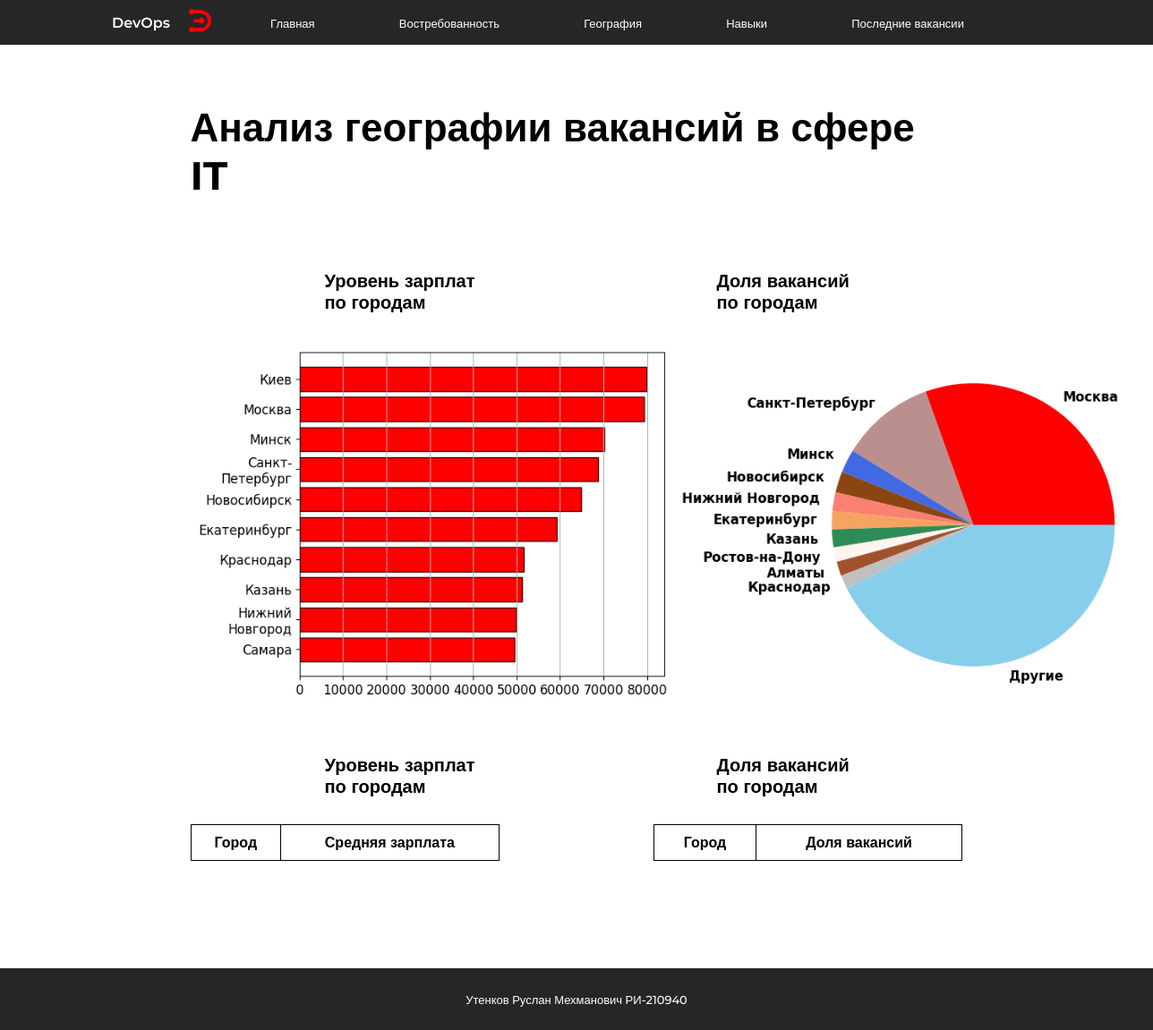
/Geography, run on an earlier commit of the app's database.
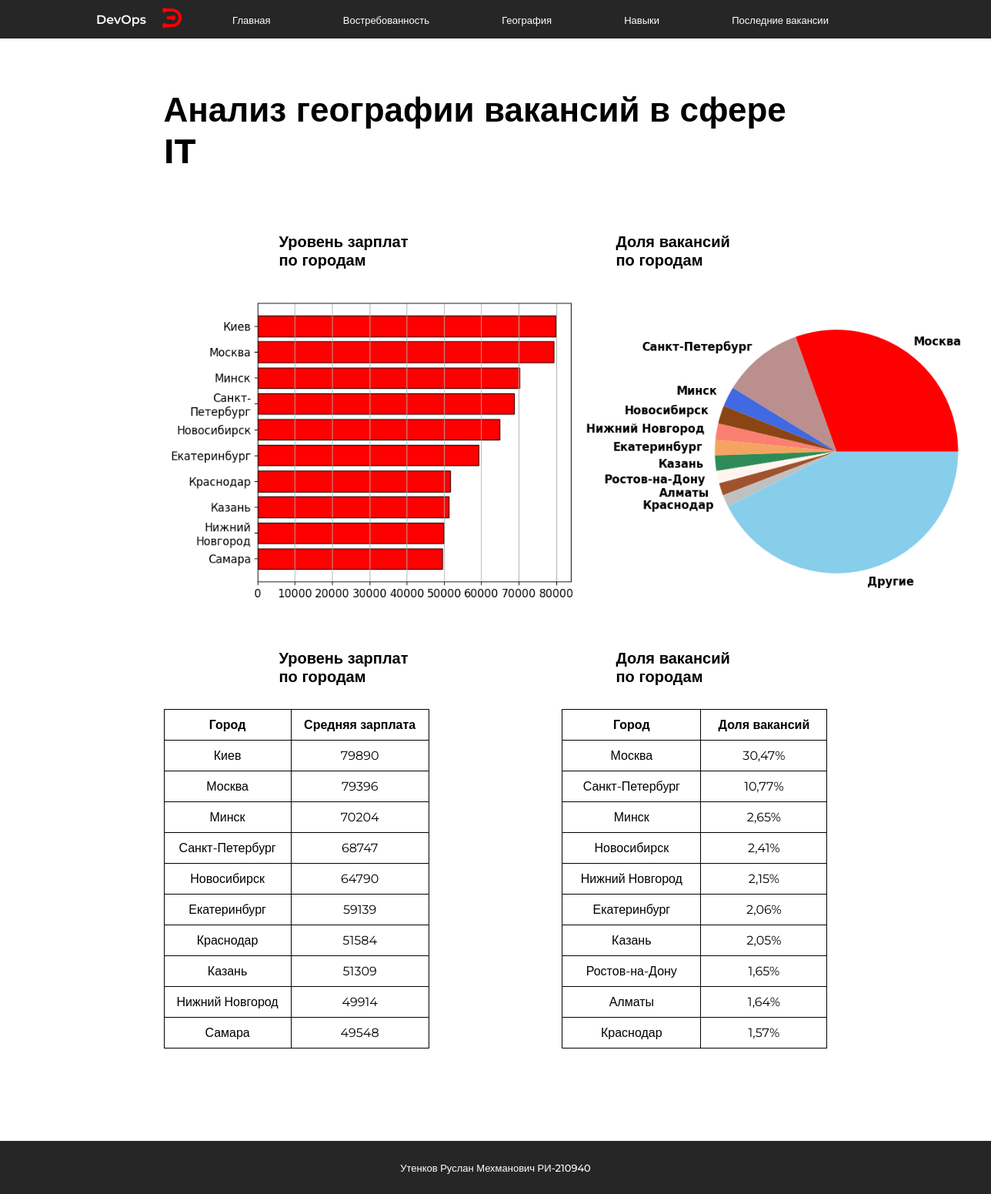
And on a later commit of the database.
### main/models.py (models this page shows, shortened)
class AreaSalaryAnalyze(models.Model):
    area = models.TextField('Название города')
    salary = models.PositiveIntegerField('Средняя зарплата')
    class Meta:
        verbose_name = 'Статистика'
        verbose_name_plural = 'Динамика уровня зарплат по городам'

class AreaNumberAnalyze(models.Model):
    area = models.TextField('Название города')
    stake = models.DecimalField('Доля', max_digits=5, decimal_places=2)
    class Meta:
        verbose_name = 'Статистика'
        verbose_name_plural = 'Динамика количества вакансий по городам'

### main/views.py (the view)
# urls.py: path('Geography', views.geo, name='geo'),
def geo(request):
    share_number_stat = AreaNumberAnalyze.objects.all()
    salary_stat = AreaSalaryAnalyze.objects.all()
    return render(request, 'main/geo.html', {'salary_stat': salary_stat, 'share_number_stat': share_number_stat})

### main/templates/main/geo.html (shortened to what this page needs)
{% extends 'main/base.html' %}
{% load  static %}
{% block css %}
    <link rel='stylesheet' href="{% static 'main/css/stylesheet.css' %}">
{% endblock %}
{% block content %}
    <h1>Анализ географии вакансий в сфере IT</h1>
    <div class="devops">
    <h2>Уровень зарплат по городам</h2>
    <h2>Доля вакансий по городам</h2>
    </div>
    <div class="devops">
    {% block images %}
    <img src="{% static 'main/images/geo/salary.png' %}" width="540px" alt="Уровень зарплат по городам">
    <img src="{% static 'main/images/geo/number.png' %}" width="540px" alt="Доля вакансий по городам">
    </div>
    <div class="devops">
        <h2>Уровень зарплат по городам</h2>
        <h2>Доля вакансий по городам</h2>
    </div>
    <div class="devops">
        <table>
        <thead>
            <tr>
                <th>Город</th>
                <th>Средняя зарплата</th>
            </tr>
        </thead>
        {% for row in salary_stat %}
        <tr>
            <td>{{ row.area }}</td>
            <td>{{ row.salary }}</td>
        </tr>
        {% endfor %}
    </table>
            <table>
        <thead>
            <tr>
                <th>Город</th>
                <th>Доля вакансий</th>
            </tr>
        </thead>
        {% for row in share_number_stat %}
        <tr>
            <td>{{ row.area }}</td>
            <td>{{ row.stake }}%</td>
        </tr>
        {% endfor %}
    </table>
    </div>
{% endblock %}
{% endblock %}

### main/templates/main/base.html (shortened to what this page needs)
<!DOCTYPE html>
<html lang="en">
<head>
    {% block css %}{% endblock %}
</head>
<body>
<div class="header">
    <div class='header-container'>
        <div class="header-line">
            <a class="header-logo" href="/admin">
                <a class="logo-text" href="{% url 'home' %}">DevOps</a>
            </a>
            <div class="nav">
                <a class="nav-item" href="{% url 'home' %}">Главная</a>
                <a class="nav-item" href="{% url 'demand' %}">Востребованность</a>
                <a class="nav-item" href="{% url 'geo' %}">География</a>
                <a class="nav-item" href="{% url 'skills' %}">Навыки</a>
                <a class="nav-item" href="{% url 'last-vacs' %}">Последние вакансии</a>
            </div>
        </div>
    </div>
</div>
<div class="header-down">
    <div class="container">
        {% block content %}{% endblock %}
    </div>
</div>
<div class="footer">
    <a class="footer-text" href="https://github.com/MateLR">Утенков Руслан Мехманович РИ-210940</a>
</div>
</body>
</html>

### main/static/main/css/stylesheet.css (style rules this page uses)
body { margin: 0; font-family: 'Montserrat', sans-serif; display: grid; }
.header-container { margin: 0px 200px; }
.container { margin: 0px 16.5%; }
.header { background-color: rgba(0, 0, 0, 0.85); height: 50px; backdrop-filter: blur(10px); position: fixed; width: 100%; }
svg { color : red; margin-right: 0; }
.header-line { padding-top: 10px; display: flex; align-items: center; justify-content: space-around; }
.header-down { padding-top: 40px; }
.logo-text { color: white; font-weight: 600; font-size: 16px; margin-left: -15%; text-decoration: none; }
.nav-item { color:white; text-decoration: none; font-size: 13px; margin-left: 90px; transition: color 0.1s linear ; }
.footer { width: 100%; position:relative; background-color: rgba(0, 0, 0, 0.85); padding: 25px 0px; backdrop-filter: blur(10px); text-align: center; bottom: 0; margin-top: 100px; }
.footer-text { text-decoration: none; font-weight: 500; font-size: 13px; color: white; }
h1 { font-size: 44px; font-weight: 700; margin-top: 75px; }
h2 { font-size: 32px; font-weight: 700; margin-top: 50px; }
.devops { display: flex; align-items: center; justify-content: space-between; }
.devops h2 { font-size: 20px; font-weight: 700; margin: 50px 100px 30px 150px; }
table { border-collapse: collapse; width: 100%; margin-bottom: 20px; }
td, th { padding: 10px; border: 1px solid #000000; text-align: center; }
.devops table { width: 40%; }

What changed in the data, as far as the page shows it:
added AreaSalaryAnalyze: area "Киев", salary "79890"
added AreaSalaryAnalyze: area "Москва", salary "79396"
added AreaSalaryAnalyze: area "Минск", salary "70204"
added AreaSalaryAnalyze: area "Санкт-Петербург", salary "68747"
added AreaSalaryAnalyze: area "Новосибирск", salary "64790"
added AreaSalaryAnalyze: area "Екатеринбург", salary "59139"
added AreaSalaryAnalyze: area "Краснодар", salary "51584"
added AreaSalaryAnalyze: area "Казань", salary "51309"
added AreaSalaryAnalyze: area "Нижний Новгород", salary "49914"
added AreaSalaryAnalyze: area "Самара", salary "49548"
added AreaNumberAnalyze: area "Москва", stake "30,47"
added AreaNumberAnalyze: area "Санкт-Петербург", stake "10,77"
added AreaNumberAnalyze: area "Минск", stake "2,65"
added AreaNumberAnalyze: area "Новосибирск", stake "2,41"
added AreaNumberAnalyze: area "Нижний Новгород", stake "2,15"
added AreaNumberAnalyze: area "Екатеринбург", stake "2,06"
added AreaNumberAnalyze: area "Казань", stake "2,05"
added AreaNumberAnalyze: area "Ростов-на-Дону", stake "1,65"
added AreaNumberAnalyze: area "Алматы", stake "1,64"
added AreaNumberAnalyze: area "Краснодар", stake "1,57"
